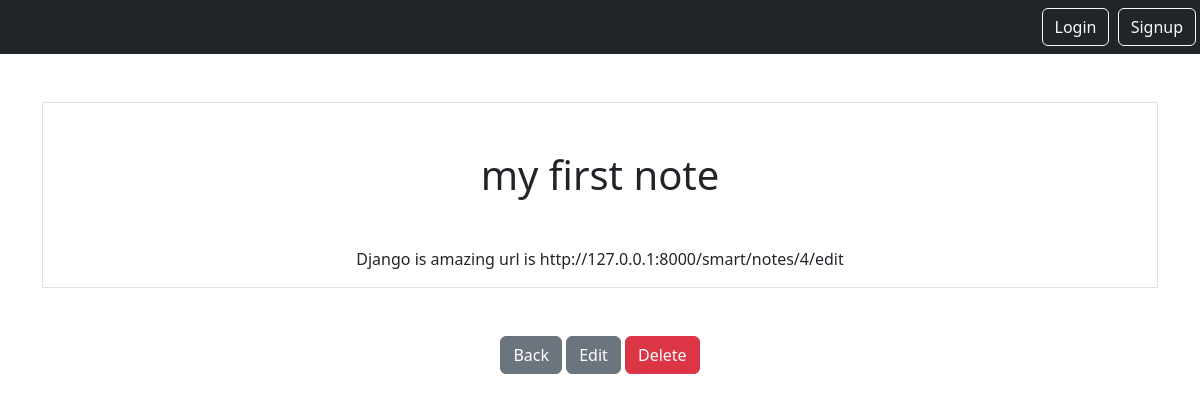
The page /smart/notes/4 on the database its author committed.
### notes/models.py (models this page shows)
class Notes(models.Model):
    title=models.CharField(max_length=200)
    text=models.TextField()
    created=models.DateTimeField(auto_now_add=True)
    user = models.ForeignKey(User,on_delete=models.CASCADE,related_name="notes")

### notes/views.py (the view)
# urls.py: path('notes/<int:pk>',views.NotesDetailView.as_view(),name="notes.detail"),
class NotesDetailView(DetailView):
    model = Notes
    context_object_name = "note"
    template_name = "notes/note_detail.html"

### notes/templates/notes/note_detail.html
{% extends 'base.html' %}
{% block content %}
<div class="border round">
    <h1 class="my-5">{{note.title}}</h1>
    <p>{{note.text}}</p>
</div>
<a href="{% url 'notes.list' %}" class="btn btn-secondary my-5">Back</a>
<a href="{% url 'notes.update' pk=note.id %}" class="btn btn-secondary">Edit</a>
<a href="{% url 'notes.delete' pk=note.id %}" class="btn btn-danger">Delete</a>
{% endblock  %}

### rows shown on the page
Notes: title "my first note", text "Django is amazing url is http://127.0.0.1:8000/smart/notes/4/edit"
